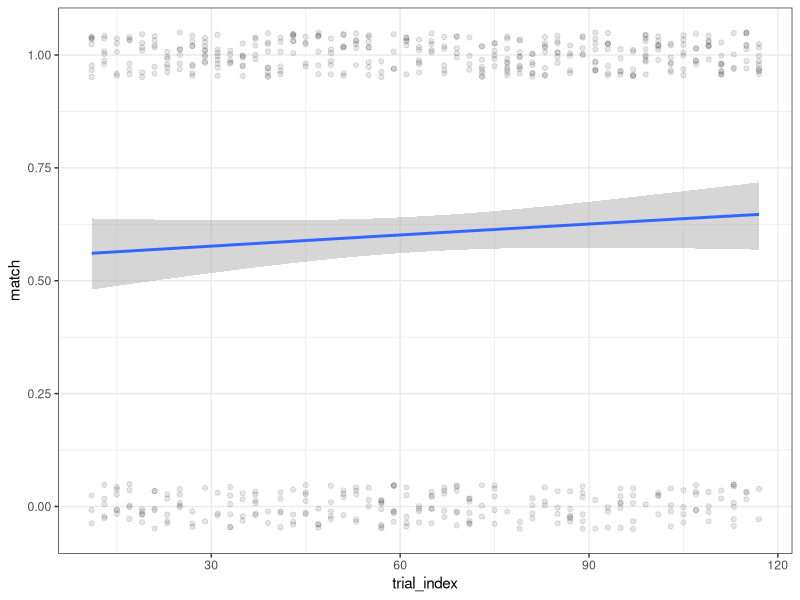
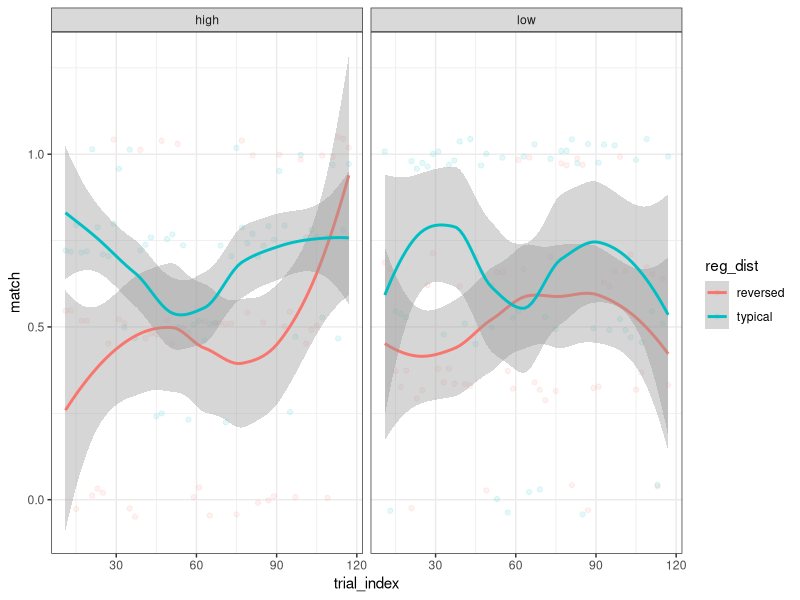
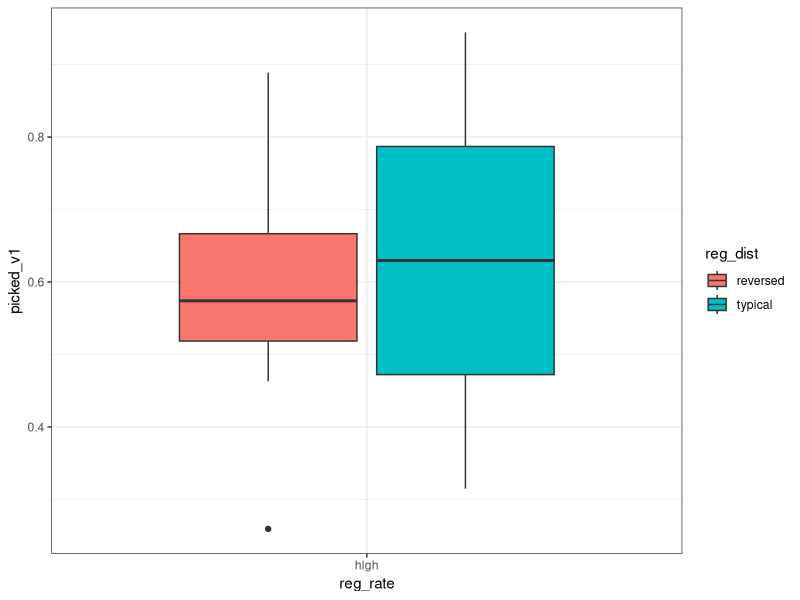

The R script that drew these images, in order:
library(tidyverse)

d = read_tsv('exp_data/esp/esp_master.tsv')

d %>% 
  distinct(part_id,reg_rate,reg_dist) %>% 
  count(reg_rate,reg_dist)

d %>% 
  filter(trial_kind %in% c('esp trial', 'posttest trial')) %>% 
  mutate(
    missing = is.na(response_string)
  ) %>% 
  filter(missing) %>% 
  count(part_id,trial_kind)

d %>% 
  filter(trial_kind == 'esp trial') %>%
  mutate(match = as.double(esp_match)) %>% 
  ggplot(aes(trial_index, match)) +
  geom_jitter(width = .01, height = .05, alpha = .1) +
  geom_smooth(method = glm, method.args= list(family="binomial")) +
  theme_bw()

d %>% 
  filter(trial_kind == 'esp trial') %>%
  group_by(trial_index,reg_rate,reg_dist) %>% 
  summarise(match = mean(esp_match)) %>% 
  ggplot(aes(trial_index, match, colour = reg_dist)) +
  geom_jitter(width = .01, height = .05, alpha = .1) +
  geom_smooth() +
  theme_bw() +
  facet_wrap( ~ reg_rate)

# ??
d %>% 
  filter(trial_kind == 'posttest trial') %>%
  group_by(part_id,reg_rate,reg_dist) %>% 
  summarise(picked_v1 = mean(picked_v1)) %>% 
  ggplot(aes(reg_rate,picked_v1,fill = reg_dist)) +
  geom_boxplot() +
  theme_bw()
